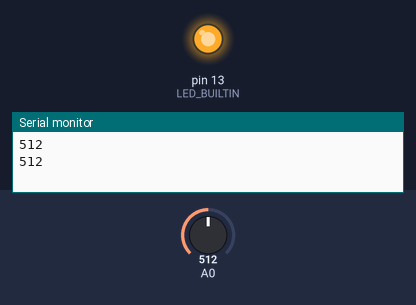
Bench run of a sketch on a simulated Arduino Uno, built with avr-gcc and run on an emulated ATmega328P. Parts: output pins drawn as LEDs (lit = HIGH), the last lines printed to the serial monitor. Dashed ring = blinking. Inputs (shaded band) come from the test bench; at power-on: A0 = 512.

Above: at 2.8 s.
2.9 s: A0 set to 290
At 3.8 s:
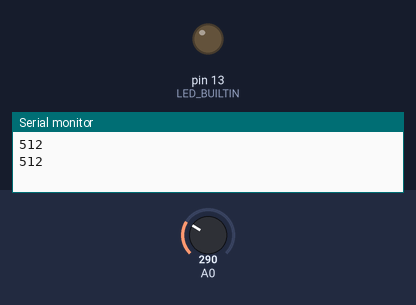
5.6 s: A0 set to 311
At 7.9 s:
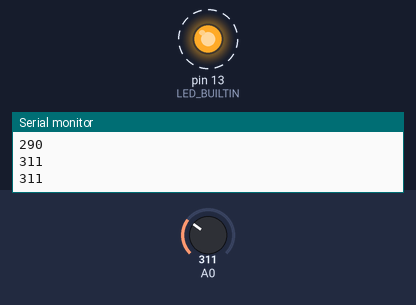
11.6 s: A0 set to 122
At 12.2 s:
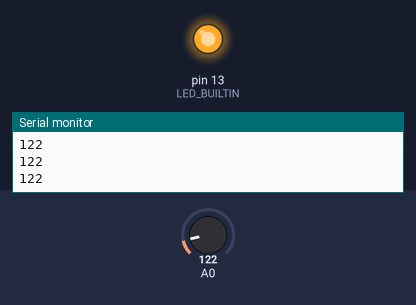
14.3 s: A0 set to 306
At 16.9 s:
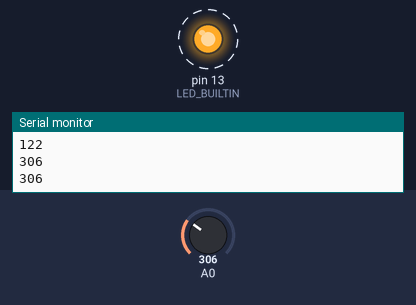
Timing chart, 0 to 21.3 s (numbered marks = the images above; inputs shaded):
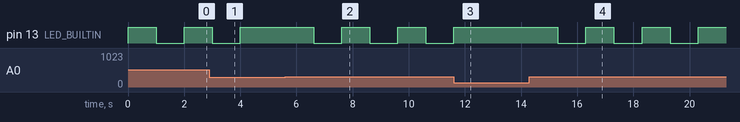

Measured:
- the behaviour switches between 300 and 301 on A0 (found by bisection; images 1 and 2)
- after the input at 2.9 s, pin 13 (LED_BUILTIN): goes on until 4.0 s, then stays HIGH
- after the input at 5.6 s, pin 13 (LED_BUILTIN): alternates HIGH for 1.0 s and LOW for 1.0 s, starting after 1.0 s
- after the input at 11.6 s, pin 13 (LED_BUILTIN): goes on until 11.6 s, then stays HIGH
- after the input at 14.3 s, pin 13 (LED_BUILTIN): alternates HIGH for 1.0 s and LOW for 1.0 s, starting after 1.0 s

The sketch:

_20170724_233539.jpg.ino
```cpp
void setup() {
  // put your setup code here, to run once:
Serial.begin(9600); // open serial port, set the baud rate as 9600 bps
// initialize digital pin LED_BUILTIN as an output.
pinMode(LED_BUILTIN, OUTPUT);
}

void loop() {
  // put your main code here, to run repeatedly:
 int val;
val = analogRead(0); //connect sensor to Analog 0
Serial.println(val); //print the value to serial port
if (val<=300){
  digitalWrite(LED_BUILTIN, HIGH);   // turn the LED on (HIGH is the voltage level)
}
else if ((val>300) && (val<=950)){
  digitalWrite(LED_BUILTIN, HIGH);
  delay(1000);
  digitalWrite(LED_BUILTIN, LOW);
  delay(1000);}
else {
  digitalWrite(LED_BUILTIN, HIGH);
  delay(500);
  digitalWrite(LED_BUILTIN, LOW);
  delay(500);}
  }
```
